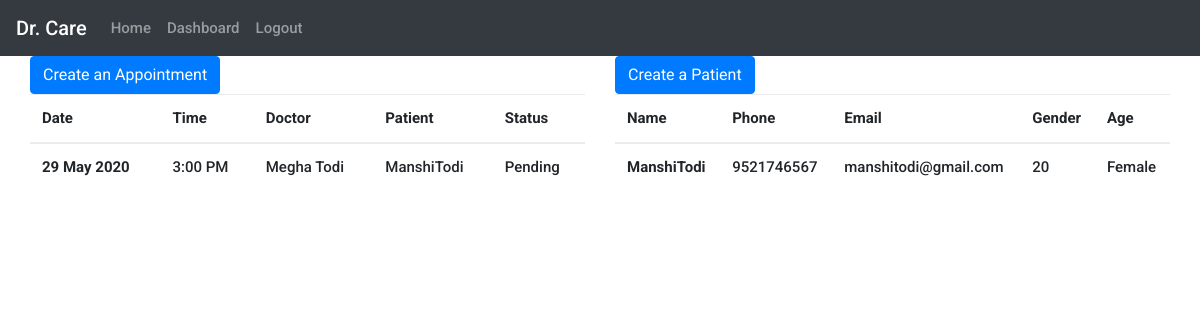
Page /reception/dashboard/ (signed in) on the earlier database version.
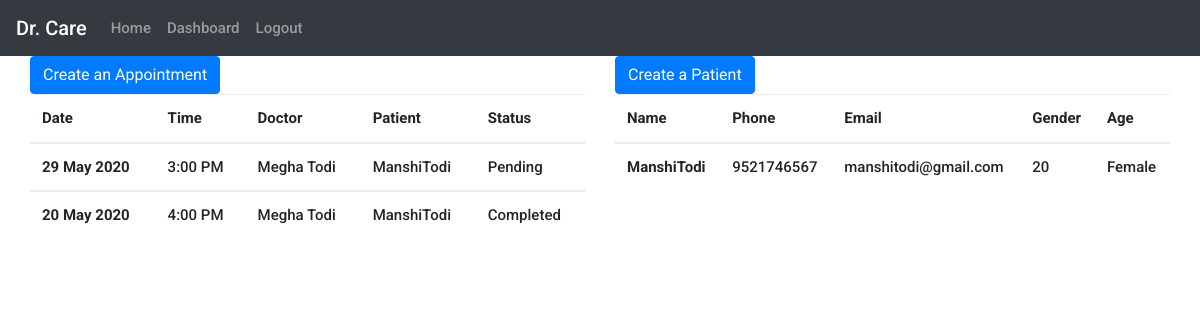
Same page on the later database version.
### base/models.py (models this page shows, shortened)
class Appointment(models.Model):
    Patient=models.ForeignKey(Patient,on_delete=models.CASCADE)
    Doctor = models.ForeignKey(Doctor,on_delete=models.CASCADE)
    date=  models.CharField(max_length=100)
    time=models.CharField(max_length=100)
    status=models.CharField(max_length=20,choices=Status_choices,default=None)

class Doctor(models.Model):
    user=models.ForeignKey(Profile,on_delete=models.CASCADE)
    Name=models.CharField(max_length=100,default=None)
    Age=models.IntegerField(default=0)
    Gender=models.CharField(max_length=20,choices=Gender_choices,default=None)
    Address=models.CharField(max_length=500,default=None)
    BloodType=models.CharField(max_length=50,default=None)
    Department=models.CharField(max_length=20,default=None)
    Salary=models.IntegerField(default=0)
    Attendance=models.IntegerField(default=0)
    def __str__(self):
        return self.Name

class Patient(models.Model):
    user=models.ForeignKey(Profile,on_delete=models.CASCADE)
    Name=models.CharField(max_length=100,default=None)
    Age=models.IntegerField(default=0)
    Gender=models.CharField(max_length=20,choices=Gender_choices,default=None)
    Address=models.CharField(max_length=500,default=None)
    Outstanding=models.CharField(max_length=50,default=0)
    Paid=models.CharField(max_length=50,default=0)
    BloodType=models.CharField(max_length=50,default=None)
    def __str__(self):
        return self.Name

class Profile(models.Model):
    user=models.OneToOneField(User,on_delete=models.CASCADE)
    Firstname=models.CharField(max_length=100,blank=True, null=True)
    Lastname=models.CharField(max_length=100,blank=True, null=True)
    Email=models.EmailField(max_length=200)
    Phone=models.CharField(max_length=10)
    Registeras=models.CharField(max_length=30,blank=True, null=True,choices=category_choices)

### base/views.py (the view)
# urls.py: path('reception/dashboard/',views.dashboard,name='dash'),
@login_required(login_url='/login/')
def dashboard(request):
    app=Appointment.objects.all()
    pat=Patient.objects.all()
    context={
        'app':app,
        'pat':pat,
    }
    return render(request,'reception/dashboard.html',context)

### base/templates/reception/dashboard.html
{% extends 'reception/base.html' %}
{% block content %}
<div class="container">
  <div class="row">
    <div class="col-sm">
        <a class="btn btn-primary" href="{% url 'app_new' %}" role="button">Create an Appointment</a>
        <table class="table">
        <thead>
            <tr>
            <th scope="col">Date</th>
            <th scope="col">Time</th>
            <th scope="col">Doctor</th>
            <th scope="col">Patient</th>
            <th scope="col">Status</th>
            </tr>
        </thead>
        {% for val in app %}
        <tbody>
            <tr>
            <th scope="row">{{ val.date }}</th>
            <td>{{ val.time }}</td>
            <td>{{ val.Doctor }}</td>
            <td>{{ val.Patient }}</td>
            <td>{{ val.status }}</td>
            </tr>
        </tbody>
        {% endfor %}
        </table>
    </div>
    <div class="col-sm">
        <a class="btn btn-primary" href="{% url 'pat_new' %}" role="button">Create a Patient</a>
        <table class="table">
        <thead>
            <tr>
            <th scope="col">Name</th>
            <th scope="col">Phone</th>
            <th scope="col">Email</th>
            <th scope="col">Gender</th>
            <th scope="col">Age</th>
            </tr>
        </thead>
        {% for val in pat %}
        <tbody>
            <tr>
            <th scope="row">{{ val.Name }}</th>
            <td>{{ val.user.Phone }}</td>
            <td>{{ val.user.Email }}</td>
            <td>{{ val.Age }}</td>
            <td>{{ val.Gender }}</td>
            </tr>
        </tbody>
        {% endfor %}
        </table>
    </div>
  </div>
</div>
{% endblock %}

Differences in the rows shown:
added Appointment: date "20 May 2020", time "4:00 PM", Doctor "Megha Todi", Patient "ManshiTodi", status "Completed"
